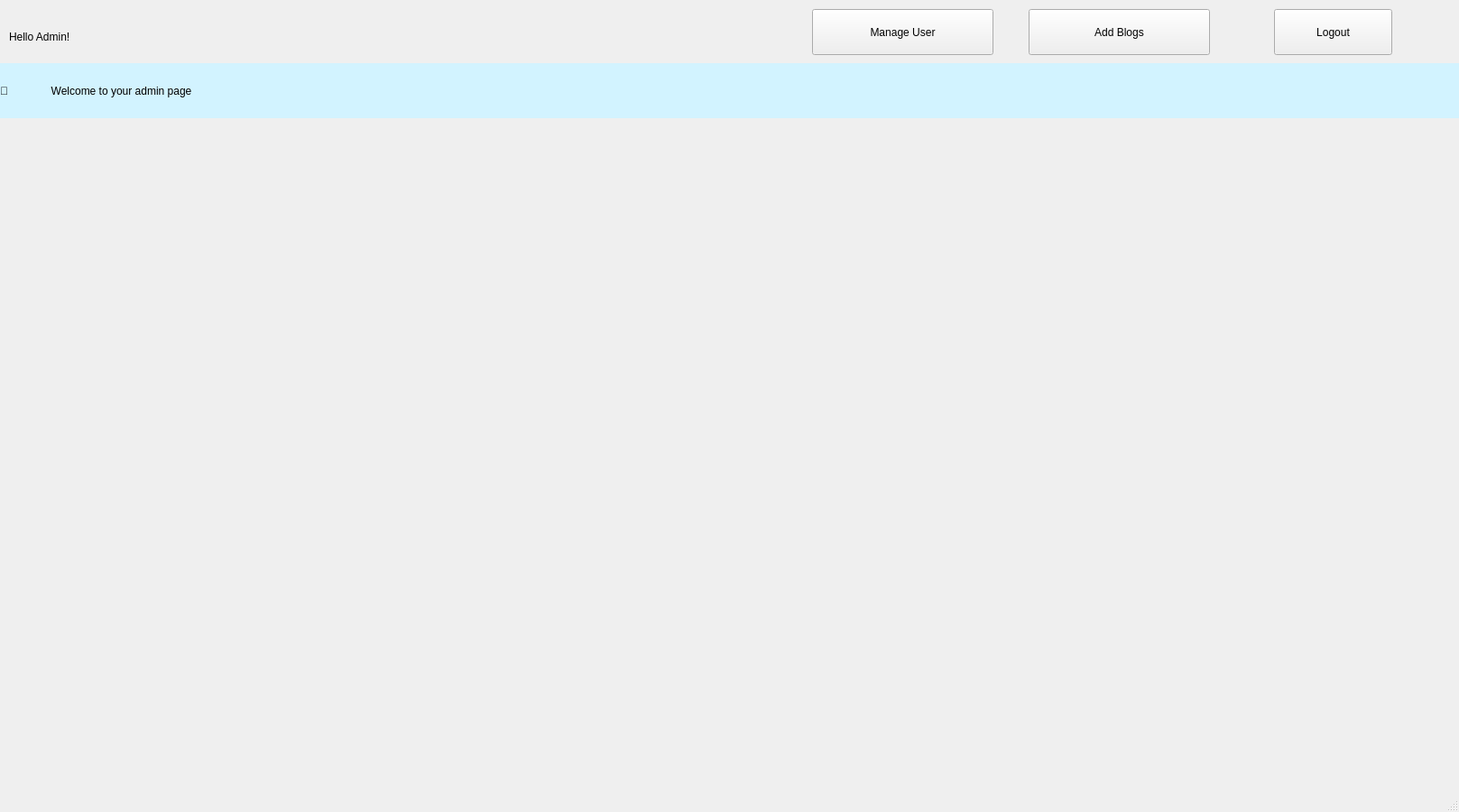
<?xml version="1.0" encoding="UTF-8"?>
<ui version="4.0">
 <class>MainWindow</class>
 <widget class="QMainWindow" name="MainWindow">
  <property name="geometry">
   <rect>
    <x>0</x>
    <y>0</y>
    <width>1617</width>
    <height>900</height>
   </rect>
  </property>
  <property name="windowTitle">
   <string>MainWindow</string>
  </property>
  <widget class="QWidget" name="centralwidget">
   <widget class="QLabel" name="label">
    <property name="geometry">
     <rect>
      <x>10</x>
      <y>10</y>
      <width>251</width>
      <height>61</height>
     </rect>
    </property>
    <property name="styleSheet">
     <string notr="true">
font: 24pt &quot;Britannic Bold&quot;;</string>
    </property>
    <property name="text">
     <string>Hello Admin!</string>
    </property>
   </widget>
   <widget class="QLabel" name="label_2">
    <property name="geometry">
     <rect>
      <x>50</x>
      <y>70</y>
      <width>1571</width>
      <height>61</height>
     </rect>
    </property>
    <property name="styleSheet">
     <string notr="true">font: 14pt &quot;MS Shell Dlg 2&quot;;
background-color: rgb(210, 243, 255);
</string>
    </property>
    <property name="text">
     <string>  Welcome to your admin page</string>
    </property>
   </widget>
   <widget class="QLabel" name="label_3">
    <property name="geometry">
     <rect>
      <x>0</x>
      <y>70</y>
      <width>55</width>
      <height>61</height>
     </rect>
    </property>
    <property name="styleSheet">
     <string notr="true">font: 20pt &quot;MS Shell Dlg 2&quot;;
background-color: rgb(210, 243, 255);</string>
    </property>
    <property name="text">
     <string>📢</string>
    </property>
   </widget>
   <widget class="QPushButton" name="pushButton_2">
    <property name="geometry">
     <rect>
      <x>1140</x>
      <y>10</y>
      <width>201</width>
      <height>51</height>
     </rect>
    </property>
    <property name="styleSheet">
     <string notr="true">font: 16pt &quot;Britannic Bold&quot;;</string>
    </property>
    <property name="text">
     <string>Add Blogs</string>
    </property>
   </widget>
   <widget class="QLabel" name="label_4">
    <property name="geometry">
     <rect>
      <x>10</x>
      <y>130</y>
      <width>1591</width>
      <height>771</height>
     </rect>
    </property>
    <property name="text">
     <string/>
    </property>
    <property name="pixmap">
     <pixmap>C:/Users/91810/Pictures/Screenshots/adminpagenewwww.png</pixmap>
    </property>
   </widget>
   <widget class="QPushButton" name="pushButton_3">
    <property name="geometry">
     <rect>
      <x>1412</x>
      <y>10</y>
      <width>131</width>
      <height>51</height>
     </rect>
    </property>
    <property name="styleSheet">
     <string notr="true">font: 16pt &quot;Britannic Bold&quot;;</string>
    </property>
    <property name="text">
     <string>Logout</string>
    </property>
   </widget>
   <widget class="QPushButton" name="pushButton_4">
    <property name="geometry">
     <rect>
      <x>900</x>
      <y>10</y>
      <width>201</width>
      <height>51</height>
     </rect>
    </property>
    <property name="styleSheet">
     <string notr="true">font: 16pt &quot;Britannic Bold&quot;;</string>
    </property>
    <property name="text">
     <string>Manage User</string>
    </property>
   </widget>
  </widget>
  <widget class="QStatusBar" name="statusbar"/>
 </widget>
 <resources/>
 <connections/>
</ui>
